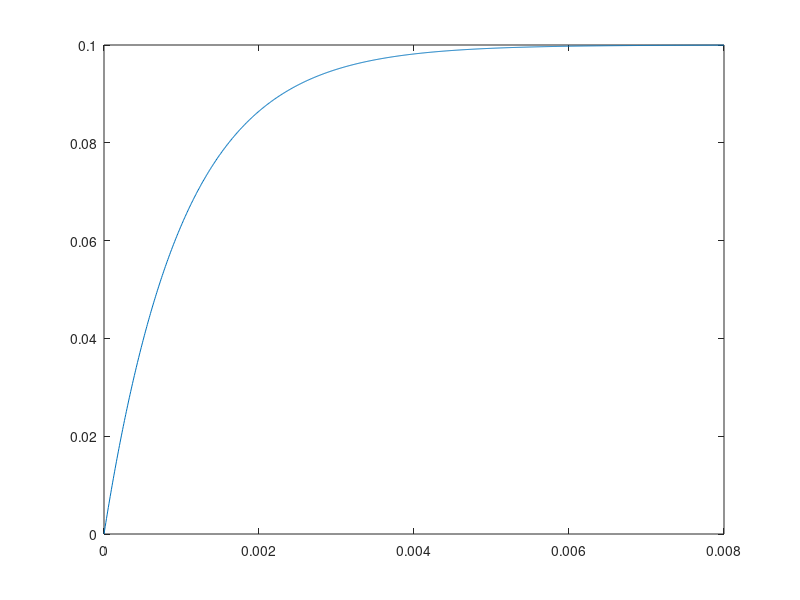

This chart was generated by the following MATLAB code:
## Author: thmalmeida <thmalmeida@horse>
## Created: 2020-06-08

Vs = 10;                                  % Source voltage in Volts [V];
L = 100*10^-3;                            % Inductance L1 in [H];
R = 100;                                  % Resistance in Ohms;
I0 = 0;                                   % Initial inductor current [A];
ti = 0;                                   % initial instant time in [ms];
tf = 8*10^-3;                            % end time in milliseconds [ms];
npts = 1001;                              % number of simulation points;
t = linspace(ti, tf, npts);               % time vector;

it = Vs/R + (I0 - Vs/R).*e.^-((R/L).*t);

plot(t, it)
